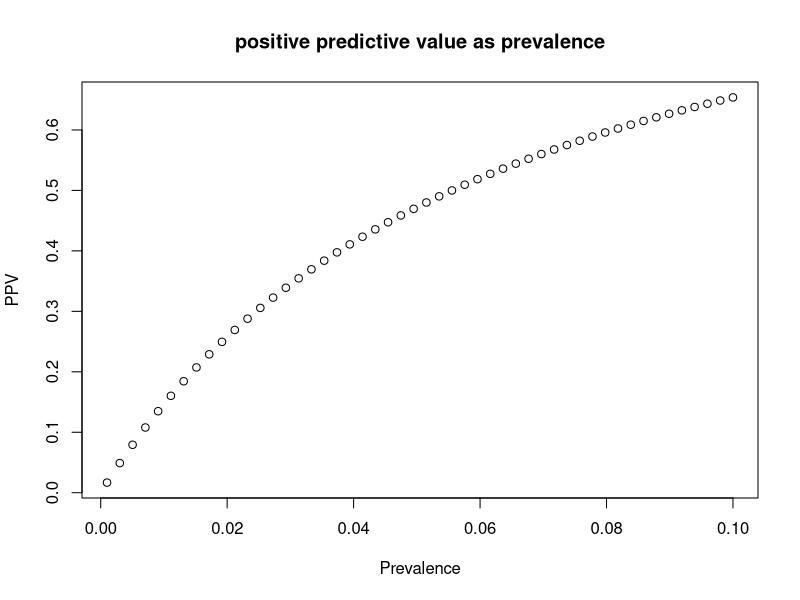
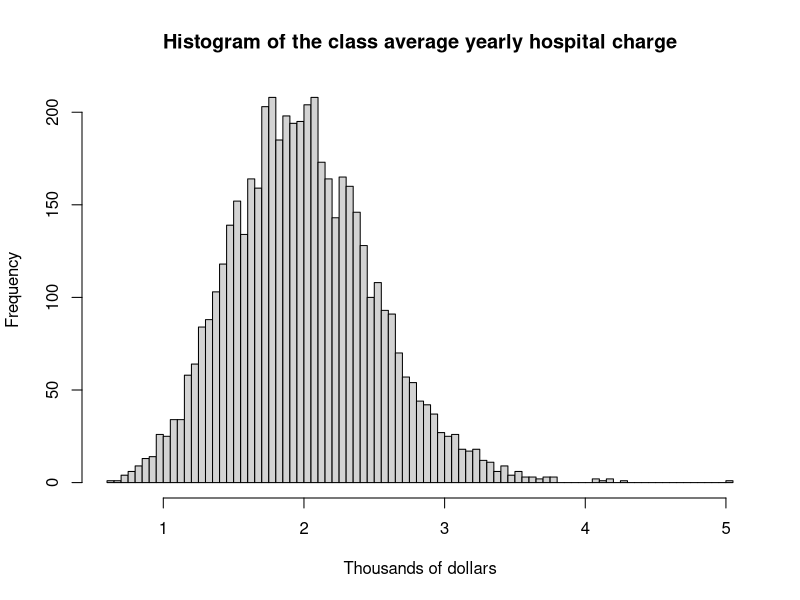
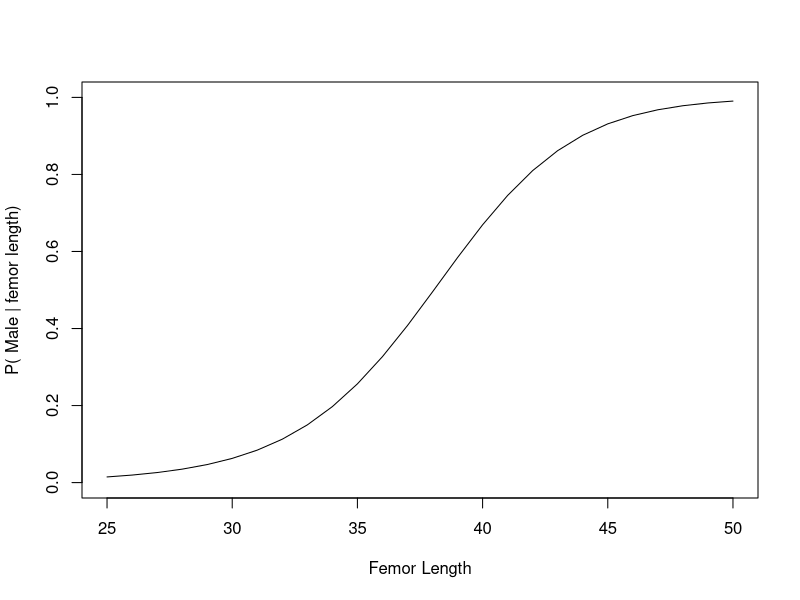
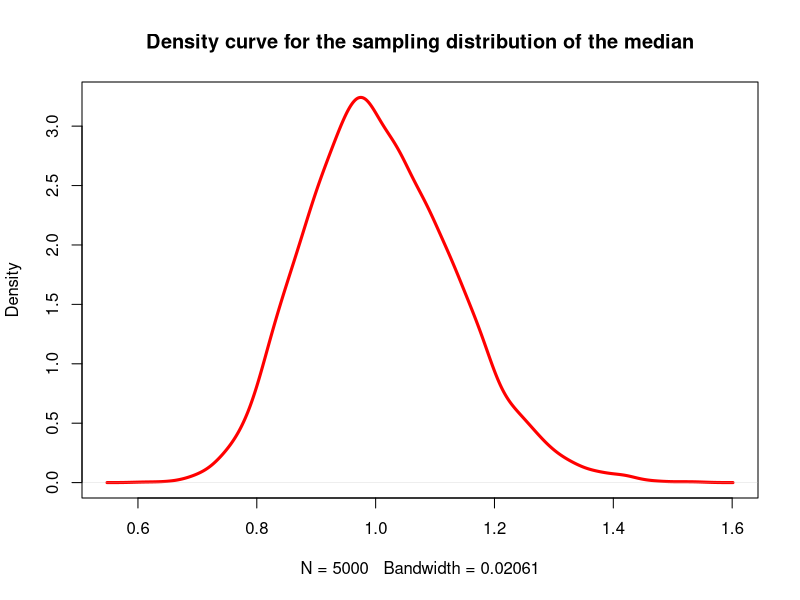
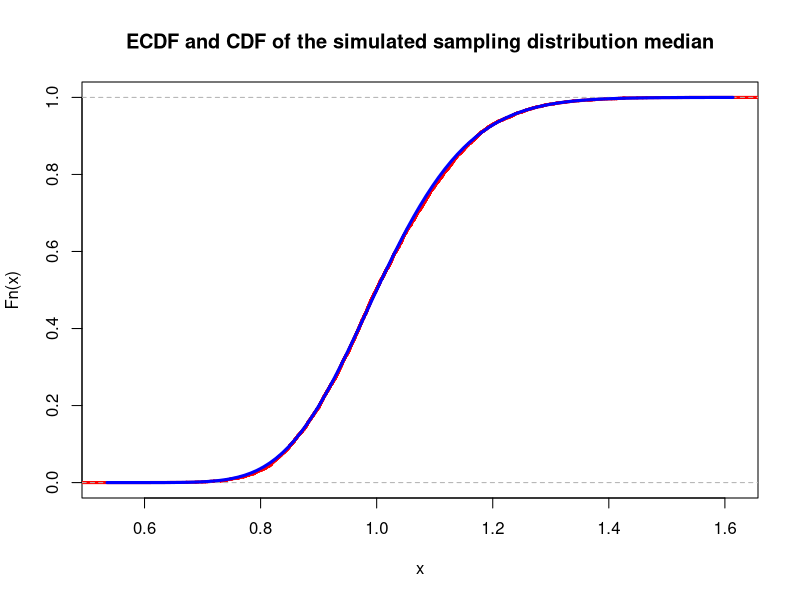
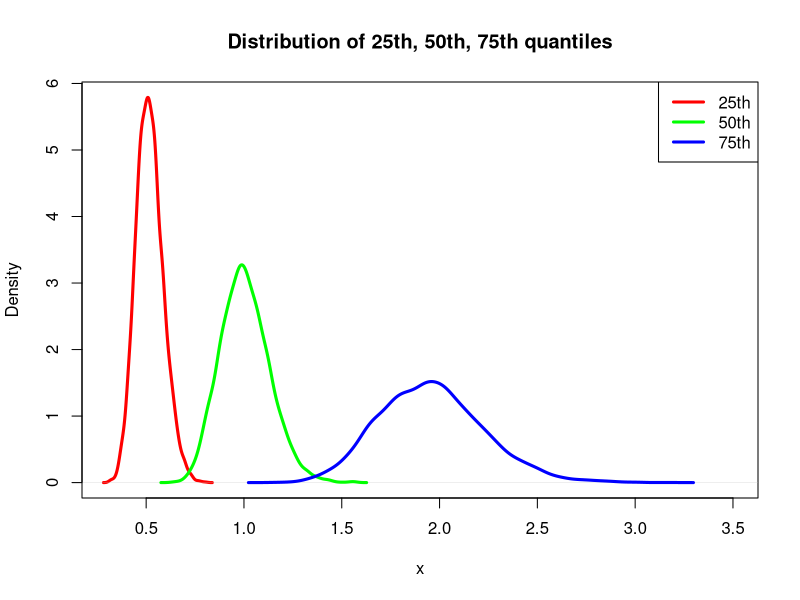

These figures' R source, in order: (Note: this script raises an error after producing the figures.)
## ---- chunk 1
require(magrittr)
require(dplyr)
library(tidyverse)

game <- function(N){
  if(N<3) stop("Must have at least 3 doors")
  prize <- sample(c(rep("goat",N-1),"car"), N)
  guess <- sample(1:N,1)
  game <- data.frame(door = 1:N, prize = prize, stringsAsFactors = FALSE) %>% 
    mutate(first_guess = case_when(
      door == guess ~ 1
      , TRUE ~ 0
    )) %>% 
    mutate(potential_reveal = case_when(
        first_guess == 1 ~ 0
      , prize == "car" ~ 0
      , TRUE ~ 1
    )) %>% 
    mutate(reveal = 1*(rank(potential_reveal, ties.method = "random") == 3)) %>% 
    mutate(potential_switch = case_when(
      first_guess == 1 ~ 0
      , reveal == 1 ~ 0
      , TRUE ~ 1
    )) %>% 
    mutate(switch = 1*(rank(potential_switch, ties.method = "random") == 3))
  c(game$prize[game$first_guess == 1], game$prize[game$switch == 1])
}
## ---- chunk 2
set.seed(1)
R <- 1000
result <- NA
out <- rep(NA, R)
for(i in 1:R){
  result <- game(4)
  if(result[[1]] == "goat" & result[[2]] == "goat" ){
    out[i] <- 1
  }else{
    out[i] <- 0
  }
}
mean(out)
## ---- chunk 3
set.seed(1)
R <- 1000
result <- NA
out <- rep(NA, R)
for(i in 1:R){
  result <- game(4)
  if(result[[1]] == "car" | result[[2]] == "car" ){
    out[i] <- 1
  }else{
    out[i] <- 0
  }
}
mean(out)
## ---- chunk 4
sum(out)
## ---- chunk 5
prop.test(sum(out), R, conf.level = 0.99)
## ---- chunk 6
0.94905/0.9492
## ---- chunk 7
prevalence <- seq(0.001, 0.1, length = 50)
ppv <- (0.85*prevalence)/((0.85*prevalence)+(1-prevalence)*0.05)
plot(prevalence, ppv, xlab = "Prevalence", ylab = "PPV",main="positive predictive value as prevalence")
## ---- chunk 8
hospital_charges <- function(N){
  group <- rbinom(N, 1, 0.5)
  charges <- 0*group + rgamma(N, shape = 2, scale = 2)*(1-group)
  charges
}
## ---- chunk 9
set.seed(1)
R <- 500
result <- NA
out <- rep(NA, R)
for(i in 1:R){
  result <- hospital_charges(10000)
  out[i] <- quantile(result, 0.9)
}
mean(out)
## ---- chunk 10
set.seed(1)
R <- 5000
result <- NA
out <- rep(NA, R)
for(i in 1:R){
  result <- hospital_charges(30)
  out[i] <- mean(result) #mean(result) quantile(result, 0.5)
}
hist(out, breaks = 100,main = "Histogram of the class average yearly hospital charge", xlab = "Thousands of dollars")
## ---- chunk 11
# Probability of getting 9 or less (less than 10) students from 30 students class.
pbinom(9, 30, 0.5)
## ---- chunk 12
pnorm(104,80,15) - pnorm(70,80,15)
## ---- chunk 13
#![](leg-length-distributions.svg)
## ---- chunk 14
(dnorm(37,40,3.4)*0.5) /((dnorm(37,40,3.4)*0.5) + (dnorm(37,36,3.3)*0.5))
## ---- chunk 15
femor_length <- 25:50
prob_male <- (dnorm(femor_length,40,3.4)*0.5) /((dnorm(femor_length,40,3.4)*0.5) + (dnorm(femor_length,36,3.3)*0.5))
plot.new()
plot.window(xlim = c(25,50), ylim = c(0,1))
lines(femor_length, prob_male)
axis(1)
axis(2)
box()
title(xlab = "Femor Length", ylab = "P( Male | femor length)")
## ---- chunk 16
hospital_charges <- function(N){
  group <- rbinom(N, 1, 0.5)
  charges <- 0*group + rgamma(N, shape = 2, scale = 2)*(1-group)
  charges
}
## ---- chunk 17
set.seed(1)
mean(hospital_charges(5000))
## ---- chunk 18
set.seed(1)
R <- 500
result <- NA
out <- rep(NA, R)
for(i in 1:R){
  result <- hospital_charges(5000)
  result[result > 10] = 10
  out[i] = mean(result)
}
mean(out)
## ---- chunk 19
set.seed(1)
R <- 500
result <- NA
out <- rep(NA, R)
for(i in 1:R){
  result <- hospital_charges(5000)
  result[result > 10] = 10
  out[i] = var(result)
}
mean(out)
## ---- chunk 20
meds <- NA
R <- 5000
for (i in seq(1:R)){
  meds[i] <- rlnorm(101,meanlog = 0,sdlog = 1) %>% median()
}

#hist(meds, breaks = 50, main= "Histogram for the sampling distribution of the median")
plot(density(meds), col = "red", lwd = 3, main= "Density curve for the sampling distribution of the median")
## ---- chunk 21
Fk <- function(x,k,n){
  pbinom(k-1, n, plnorm(x), lower.tail = FALSE)
}
## ---- chunk 22
plot(ecdf(meds), col = "red", lwd = 3, main= "ECDF and CDF of the simulated sampling distribution median")
curve(Fk(x, 51, 101), add =T, col = "blue", lwd = 3)
## ---- chunk 23
out_25 <- NA
out_50 <- NA
out_75 <- NA

for (i in 1:R){
  result <- rlnorm(101,meanlog = 0,sdlog = 1)
  out_25[i] <- quantile(result, 0.25)
  out_50[i] <- quantile(result, 0.5)
  out_75[i] <- quantile(result, 0.75)
}
## ---- chunk 24
gap_25 <- quantile(out_25, c(0.05/2, 1-0.05/2))[2]-quantile(out_25, c(0.05/2, 1-0.05/2))[1]
gap_25
gap_50 <- quantile(out_50, c(0.05/2, 1-0.05/2))[2]-quantile(out_50, c(0.05/2, 1-0.05/2))[1]
gap_50
gap_75 <- quantile(out_75, c(0.05/2, 1-0.05/2))[2]-quantile(out_75, c(0.05/2, 1-0.05/2))[1]
gap_75
## ---- chunk 25
plot(density(out_25), col = "red", xlim = c(0.3, 3.5), lwd = 3, main = "Distribution of 25th, 50th, 75th quantiles",xlab = "x")
lines(density(out_50), col = "green", lwd = 3)
lines(density(out_75), col = "blue", lwd = 3)
legend("topright", c("25th","50th", "75th"),lwd = 3,col = c("red","green", "blue"))
## ---- chunk 26
Hmisc::getHdata(nhgh)
d1 <- nhgh[1:500,]
## ---- chunk 27
male_adult_ht <-  d1 %>% filter(age > 18 , sex == "male") %>% select(ht)
male_adult_ht <- as.vector(male_adult_ht[['ht']])

mean_mle_male <- mean(male_adult_ht)
sd_mle_male <- sd(male_adult_ht) #we set (N-1)/N=N
hist(male_adult_ht, freq=F,breaks = 20,main = "Estimated male adult height by MLE", xlab = "male adult height")
curve(dnorm(x, mean(male_adult_ht), sd(male_adult_ht)),col="red",lwd=3,add=T)
## ---- chunk 28
female_adult_bmi <-  d1 %>% filter(age > 18 , sex == "female") %>% select(bmi)
female_adult_bmi <- as.vector(female_adult_bmi[['bmi']])

mm_shape_gamma=mean(female_adult_bmi)^2/var(female_adult_bmi)
mm_scale_gamma=var(female_adult_bmi)/mean(female_adult_bmi)

hist(female_adult_bmi,breaks=50,freq = F,main = "Estimated female adult bmi by MM", xlab = "female adult bmi",xlim = c(0, 60))
curve(dgamma(x,shape=mm_shape_gamma,scale=mm_scale_gamma),col="red",lwd=3,add=T)
## ---- chunk 29
adult_SCr <-  d1 %>% filter(age > 18 ) %>% select(SCr) %>% na.omit
adult_SCr <- as.vector(adult_SCr[['SCr']])

#Method 1
epdfstar <- function(t, data, smooth){
  outer(t, data, function(a,b){ dnorm(a, b, smooth)}) %>% rowMeans
}
hist(adult_SCr,freq = F,xlim = c(-4, 4), ylim = c(0, 1),main = "Estimated adult creatinine by kernel density method", xlab = "adult creatinine")
curve(epdfstar(x, adult_SCr, smooth = 1), add = TRUE, lwd = 3, col = "red")

## ---- chunk 30
plot(density(
  adult_SCr,bw="nrd0",adjust=1,kernal= "gaussian"
))
## ---- chunk 31
bwt <- MASS::birthwt
## ---- chunk 32
bwt_smoke <-  bwt %>% filter(smoke == 1) %>% select(bwt) 
bwt_smoke <- as.vector(bwt_smoke[['bwt']])

out <- rep(NA, R)
for (i in 1:R){
  out[i] <- sample(bwt_smoke, length(bwt_smoke), replace = T) %>% mean()
}

quantile(out, c(0.05/2, 1-0.05/2))
## ---- chunk 33
#By hand 
R <- 2000
means <- rep(NA, R)
mean_mle <- mean(bwt_smoke, na.rm = TRUE)
sd_mle <- sd(bwt_smoke, na.rm = TRUE)
for(i in 1:R){
  s <- rnorm(length(bwt_smoke), mean = mean_mle, sd = sd_mle)
  means[i] <- mean(s)
}
alpha <- 0.05
quantile(means, c(alpha/2, 1-alpha/2))
## ---- chunk 34
R <- 5000
N <- length(bwt_smoke) 
pop_mean <- mean(bwt_smoke) 
pop_sd <- sd(bwt_smoke)
sim_norm <- rnorm(R)
sample_dist_clt <- sim_norm*(pop_sd/sqrt(N))+pop_mean
pop_mean
quantile(sample_dist_clt,c(0.025,0.975))
## ---- chunk 35
#By R
t.test(bwt_smoke)
## ---- chunk 36
set.seed(1)
bwt_nosmoke <-  bwt %>% filter(smoke == 0) %>% select(bwt) 
bwt_nosmoke <- as.vector(bwt_nosmoke[['bwt']])

out <- rep(NA, R)
out_smoke <- NA
out_nosmoke <- NA
for (i in 1:R){
  out_smoke[i] <- sample(bwt_smoke, length(bwt_smoke), replace = T) %>% mean()
  out_nosmoke[i] <- sample(bwt_nosmoke, length(bwt_nosmoke), replace = T) %>% mean()
  out[i] <- out_smoke[i]/out_nosmoke[i]
}

quantile(out, c(0.05/2, 1-0.05/2))
## ---- chunk 37
prop.test(c(30, 35), c(100,100))
## ---- chunk 38
prop.test(c(600, 619), c(2000, 2000))
## ---- chunk 39
prop.test(c(630, 654), c(630+1470, 654+1446))
## ---- chunk 40
cor.test(nhgh$armc, nhgh$arml)
